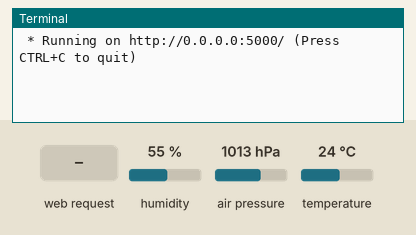
This program was run on a simulated Raspberry Pi (BCM pin numbers). On the bench: the last lines printed to the terminal. Inputs (shaded band) come from the test bench; at power-on: humidity 55 %, air pressure 1013 hPa, temperature 24 °C. The clock reads 2024-03-15 10:24:30 at power-on unless the program sets it.

Above: at 1.2 s.
1.3 s: HTTP request for /api/bme280 received
At 3.5 s:
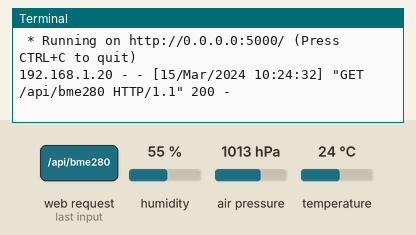
3.8 s: HTTP request for / received
At 4.3 s:
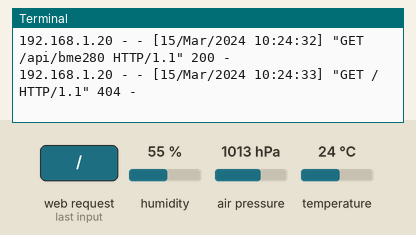

The program:

app.py
```python
from flask import Flask
import bme280
import smbus2
import json
import datetime
from time import sleep

BIND_ADDRESS = '0.0.0.0'
PORT = 5000
# Date to string converter
def date_to_str(o):
    if isinstance(o, datetime.datetime):
        return o.__str__()

def get_data():
    port = 1
    address = 0x77 # Adafruit BME280 address. Other BME280s may be different
    bus = smbus2.SMBus(port)

    bme280.load_calibration_params(bus,address)
    bme280_data = bme280.sample(bus,address)
    datetime_now = datetime.datetime.now()
    data = {
            "time_stamp": datetime_now,
            "humidity":bme280_data.humidity,
            "pressure":bme280_data.pressure,
            "ambient_temperature":bme280_data.temperature
        }

    sleep(1)
    return data

app = Flask(__name__)

@app.route("/api/bme280")
def execute_route():
    try:
        json_data = json.dumps(get_data(), default = date_to_str)
        return json_data
    except Exception as err:
        print(f'[ Error ]: err')
        return { 'error': err}


if __name__ == '__main__':
    app.run(host=BIND_ADDRESS, port=PORT, debug=True)
```

Measured:
- after the input at 1.3 s, the terminal: prints a new line after 1.0 s (image 1)
- after the input at 3.8 s, the terminal: prints a new line at once (image 2)
